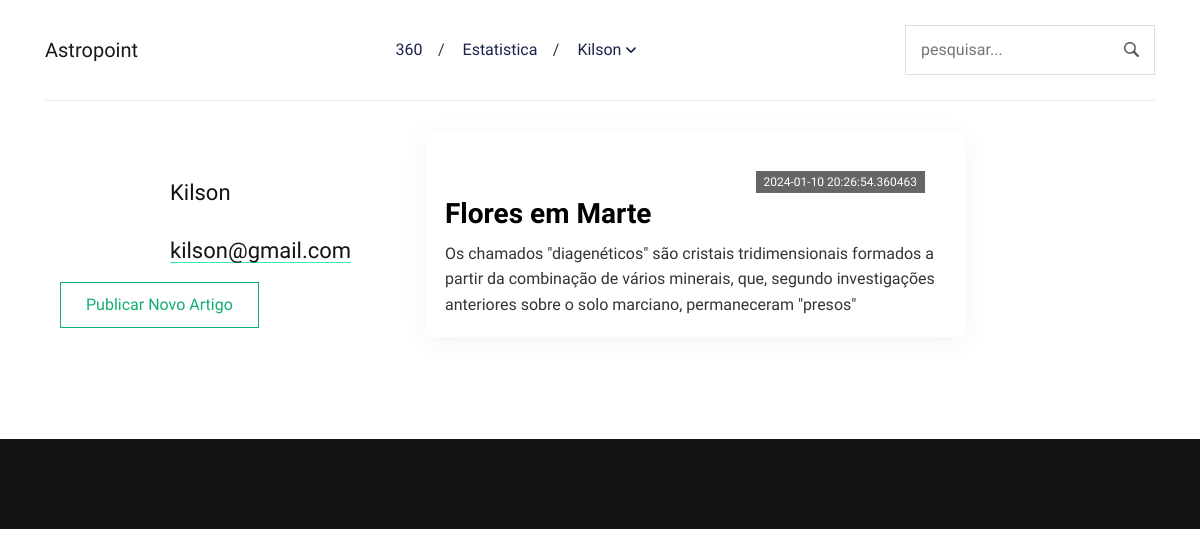
Page /perfil/f41ccbbf-aff5-11ee-bb57-a8a83d2345e3 (signed in) on the committed database.
### app.py (models this page shows, shortened)
class User(db.Model):
    __tablename__ = 'user'
    id = db.Column(db.String, primary_key=True)
    email = db.Column(db.String, nullable=False)
    name = db.Column(db.String, nullable=False)
    password = db.Column(db.String, nullable=False)
    is_writter =  db.Column(db.Boolean, default=False)
    articles = db.relationship("Article", backref="user", lazy=True)
    comments = db.relationship("Comment", backref="user", lazy=True)
    authenticated = db.Column(db.Boolean, default=False)

class Article(db.Model):
    __tablename__ = 'article'
    id = db.Column(db.String, primary_key=True)
    title = db.Column(db.String)
    writter_id = db.Column(db.String, db.ForeignKey("user.id"), nullable=False)
    publish_date = db.Column(db.DateTime, nullable=False, default=datetime.utcnow)
    content = db.Column(db.String)
    image = db.Column(db.String)

### app.py (the view)
@app.route('/perfil/<id>', methods=['GET'])
@login_required
def perfil(id):
    user = current_user
    articles = Article.query.filter_by(writter_id=user.id).all()
    return render_template("perfil.html", user=user, articles=articles)

### app.py (called while the page is built)
@login_manager.user_loader
def user_loader(user_id):
    return User.query.get(user_id)

### templates/perfil.html (shortened to what this page needs)
<!DOCTYPE html>
<html lang="pt">
<head>
	<link rel="stylesheet" href="{{ url_for('static', filename='css/bootstrap.min.css')}}">
	<link rel="stylesheet" href="{{ url_for('static', filename='css/style.css') }}">
</head>
<body>
	<header class="navigation">
		<div class="container">
		  <nav class="navbar navbar-expand-lg navbar-light px-0">
			<a class="navbar-brand order-1 py-0" href="/">
			  Astropoint
			</a>
			<form method="get" action="/pesquisar" class="search order-lg-3 order-md-2 order-3 ml-auto">
			  <input id="search-query" name="s" type="search" placeholder="pesquisar..." autocomplete="off">
			</form>
			<div class="collapse navbar-collapse text-center order-lg-2 order-4" id="navigation">
			  <ul class="navbar-nav mx-auto mt-3 mt-lg-0">
				<li class="nav-item"> <a class="nav-link" href="/360">360</a> </li>
				<li class="nav-item"> <a class="nav-link" href="/estatistica">Estatistica</a> </li>
				{% if user is not none %}
				  <li class="nav-item dropdown"> <a class="nav-link dropdown-toggle" href="#" role="button" data-toggle="dropdown" aria-haspopup="true" aria-expanded="false">
					{{ user.name }}
				  </a>
				</li>
				{% else %}
				<li class="nav-item"> <a class="nav-link" href="/login">Entrar</a>
				{% endif %}
			  </ul>
			</div>
		  </nav>
		</div>
	  </header>
<main>
	<section class="section">
		<div class="container">
			<div class="row">
				<div class="col-lg-4">
					<div class="pr-0 pr-lg-4">
						<div class="content">
							<div class="mt-5">
								<text class="h3 mb-3 font-weight-normal">{{user.name}}</text>
								<p class="h3 mb-3 font-weight-normal"><a class="text-dark" href="mailto:hello@reporter.com">{{user.email}}</a>
								</p>
							</div>
						</div>
						<div class="col-12">
							<button class="btn btn-outline-primary" onclick="window.location.href='/new_article';">Publicar novo artigo</button>
						</div>
					</div>
				</div>
				{% for article in user.articles %}
				  <div class="col-md-6 mb-4">
					<article class="card article-card article-card-sm h-100">
					  <a href="article/{{article.id}}">
						<div class="card-image">
						  <div class="post-info">
							<span class="text-uppercase">{{article.publish_date}}</span>
						  </div>
						</div>
					  </a>
					  <div class="card-body px-0 pb-0">
						<h2><a class="post-title" href="article/{{article.id}}">{{article.title}}</a></h2>
						<p class="card-text">{{article.content[:190]}}</p>
						</div>
					  </div>
				  </div>
				{% endfor %}
			</div>
	</section>
</main>
<footer class="bg-dark mt-5">
  <div class="container section">
  </div>
</footer>
</body>
</html>

### static/css/style.css (style rules this page uses)
@media (min-width: 992px) { .content { width: calc(100% - 250px); margin: auto; transition: 0.5s; } }
body { line-height: 1.6; font-family: "Work Sans", sans-serif; -webkit-font-smoothing: antialiased; font-size: 16px; color: #333; }
p { font-weight: 400; color: #333; font-size: 16px; line-height: 1.6; font-family: "Work Sans", sans-serif; }
h1, h2, h3, h4, h5, h6, .h1, .h2, .h3, .h4, .h5, .h6 { color: #131313; font-family: "Neuton", serif; font-weight: 700; line-height: 1.3; }
h2, .h2 { font-size: 28px; }
h3, .h3 { font-size: 22px; }
.btn { font-family: "Work Sans", sans-serif; font-weight: 500; text-transform: capitalize; padding: 10px 25px; border-radius: 0; border: 1px solid; position: relative; z-index: 1; transition: 0.2s ease; }
.btn-outline-primary { background: transparent; color: #13AE6F; border-color: #13AE6F; }
body { background-color: #fff; overflow-x: hidden; }
a, a:hover, a:focus { text-decoration: none; }
a, button, select { cursor: pointer; transition: 0.2s ease; }
.section { padding-top: 30px; padding-bottom: 30px; }
.bg-dark { background-color: #131313 !important; }
.navigation { background-color: transparent; }
.navigation .navbar { border-bottom: 1px solid #ececec; padding: 25px 0; }
.navigation .navbar-nav { flex-direction: row; }
.navigation .nav-item { margin: 0; position: relative; }
.navigation .nav-item::after { position: absolute; content: "/"; right: -2px; top: 50%; transform: translateY(-50%); }
.navigation .nav-item .nav-link { font-size: 16px; font-weight: 500; font-family: "Work Sans", sans-serif; text-transform: capitalize; line-height: 1; display: inline-block; }
.navigation .nav-item:last-child::after { display: none; }
.navigation .nav-item.dropdown .nav-link { position: relative; padding-right: 38px !important; }
.navigation .nav-item.dropdown .nav-link::after { display: none; }
.navigation .nav-item.dropdown .nav-link::before { position: absolute; right: 24px; top: calc(50% - 6px); display: inline-block; vertical-align: 0.255em; content: ""; height: 8px; width: 8px; border: 2px solid; border-left: 0; border-top: 0; border-color: inherit; border-radius: 2px; transform: rotate(45deg); transition: 0s; }
.navigation .navbar-light .navbar-nav .nav-link { color: #19234C; font-weight: 500; padding: 15px 20px; }
.navigation .search { max-width: 250px; }
.navigation .search input { width: 100%; border: none; padding: 11px 40px 11px 15px; border-radius: 0; background-size: 15px; background-position: calc(100% - 15px) center; border: 1px solid #ddd; }
.article-card { padding: 30px; border-radius: 0; box-shadow: 0 5px 25px rgba(0, 0, 0, 0.05); }
@media (max-width: 1200px) { .article-card-sm { padding: 20px; } }
.card { border: 0; position: relative; }
.card-image { position: relative; }
.card-image .post-info { position: absolute; right: 0; top: -5px; padding-top: 20px; padding-left: 20px; padding-right: 20px; }
.card-image .post-info span { display: inline-block; line-height: 1.3; font-size: 12px; padding: 3px 8px; padding-top: 4px; background-color: rgba(0, 0, 0, 0.6); -webkit-backdrop-filter: blur(10px); backdrop-filter: blur(10px); color: #fff; border-radius: 0; margin-top: 5px; }
.post-title { color: #000; display: inline; text-decoration: none; background-image: linear-gradient(#3deaa4, #3deaa4); background-position: 0% 80%; background-repeat: no-repeat; background-size: 0% 8px; transition: background-size 0.3s; }
.content * { margin-bottom: 5px; }
.content h1, .content h2, .content h3, .content h4, .content h5, .content h6, .content .h1, .content .h2, .content .h3, .content .h4, .content .h5, .content .h6 { margin-bottom: 20px; margin-top: 30px; }
.content a { color: inherit !important; display: inline; text-decoration: none; background-image: linear-gradient(#3deaa4, #3deaa4); background-position: 0% 110%; background-repeat: no-repeat; background-size: 100% 3px; transition: 0.3s; }
footer .section { padding: 45px 0; }

### rows in the picture
User: name "Kilson", email "kilson@gmail.com"
Article: publish_date "2024-01-10 20:26:54.360463", title "Flores em Marte", content "Os chamados \"diagenéticos\" são cristais tridimensionais formados a partir da combinação de vários minerais, que, segundo investigações anteriores sobre o solo marciano, permaneceram \"presos\""
